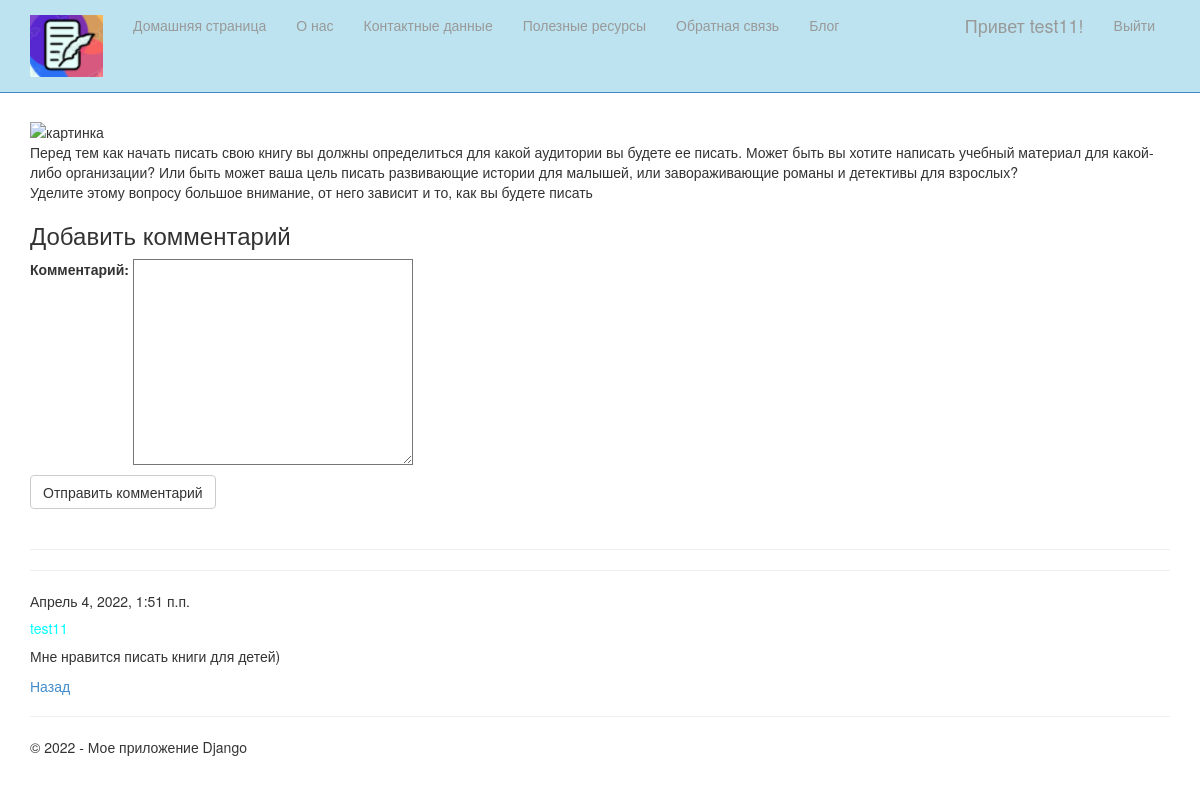
The page /blogpost/2/ (signed in) on the database its author committed.
### app/models.py (models this page shows, shortened)
class Blog(models.Model):
    title = models.CharField(max_length=100, unique_for_date="posted", verbose_name="Заголовок")
    description= models.TextField(verbose_name="Краткое содержание")
    content = models.TextField(verbose_name = "Полное содержание")
    posted = models.DateTimeField(default = datetime.now(), db_index=True, verbose_name="Опубликована")
    author=models.ForeignKey(User, null=True, blank=True, on_delete=models.SET_NULL, verbose_name="Автор")
    image = models.FileField(default ='interesting_201402030326241.jpg', verbose_name = 'Путь к картинке')
    class Meta:
        db_table="Posts"
        ordering=["-posted"]
        verbose_name="Статья блога"
        verbose_name_plural="Статья блога"

class Comment(models.Model):
     text = models.TextField(verbose_name = "Текст комментария")
     date = models.DateTimeField(default = datetime.now(), db_index=True, verbose_name="Дата комментария")
     author = models.ForeignKey(User, on_delete = models.CASCADE, verbose_name="Автор комментария")
     post = models.ForeignKey(Blog, on_delete = models.CASCADE, verbose_name="Статья комментария")
     class Meta:
          db_table = "Comment"
          ordering = ["-date"]
          verbose_name = "Комментарий к статье блога"
          verbose_name_plural = "Комментарий к статье блога"

### app/views.py (the view)
# urls.py: path('blogpost/<int:parametr>/', views.blogpost, name='blogpost'),
def blogpost(request, parametr):
    assert isinstance(request, HttpRequest)
    post_1 = Blog.objects.get(id=parametr)
    comments = Comment.objects.filter(post = parametr)
    if request.method == "POST":
        form = CommentForm(request.POST)
        if form.is_valid():
            comment_f = form.save(commit=False)
            comment_f.author = request.user
            comment_f.date = datetime.now()
            comment_f.post = Blog.objects.get(id=parametr)
            comment_f.save()
            return redirect('blogpost', parametr = post_1.id)
    else:
         form = CommentForm()
    return render(
        request,
        'app/blogpost.html',
        {
            'post_1': post_1,
            'comments': comments,
            'form': form,
            'year': datetime.now().year,
        }
     )

### app/forms.py
class CommentForm(forms.ModelForm):
    class Meta:
        model =  Comment
        fields = ('text',)
        labels = {'text':"Комментарий"}

### app/templates/app/blogpost.html (shortened to what this page needs)
{% extends "app/layout.html" %}
{% block content %}
{% if post_1.image and post_1.image.url %}
<img src="{{post_1.image.urls}}" alt="картинка" цшвер="300"/>
{% endif %}
<p>{{post_1.content|linebreaksbr}}</p>
{% if user.is_authenticated %}
<h3>Добавить комментарий</h3>
<form method="POST">
    <div>
        {{form.as_p}}
        <button type="submit" class="save btn btn-default">Отправить комментарий</button>
    </div>
</form>
{% else %}
<h3>Для добавления комментарияБ пожалуйста, авторизуйтесь</h3>
{% endif %}
<br />
<hr />
{% for comment in comments %}
<hr />
<h7> {{comment.date}}</h7>
<h5>{{comment.author}}</h5>
<p>{{comment.text|linebreaksbr}}</p>
{% endfor %}
<p><a href="{%url 'blog' %}">Назад</a></p>
{% endblock %}

### app/templates/app/loginpartial.html (shortened to what this page needs)
{% if user.is_authenticated %}
<form id="logoutForm" action="/logout/" method="post" class="navbar-right">
    <ul class="nav navbar-nav navbar-right">
        <li><span class="navbar-brand">Привет {{ user.username }}!</span></li>
        <li><a href="javascript:document.getElementById('logoutForm').submit()">Выйти</a></li>
    </ul>
</form>
{% else %}
<ul class="nav navbar-nav navbar-right">
    <li><a href="{% url 'login' %}">Авторизоваться</a></li>
</ul>
{% endif %}

### app/static/app/content/site.css (style rules this page uses)
body { padding-top: 100px; padding-bottom: 20px; }
input, select, textarea { max-width: 280px; }
h5 { color:aqua; }

### rows shown on the page
Blog: content "Перед тем как начать писать свою книгу вы должны определиться для какой аудитории вы будете ее писать. Может быть вы хотите написать учебный материал для какой-либо организации? Или быть может ваша цель писать развивающие истории для малышей, или завораживающие романы и детективы для взрослых? Уделите этому вопросу большое внимание, от него зависит и то, как вы будете писать"
Comment: date "Апрель 4, 2022, 1:51 п.п.", author "test11", text "Мне нравится писать книги для детей)"

### other values the page prints
{{ user.username }} "test11"
